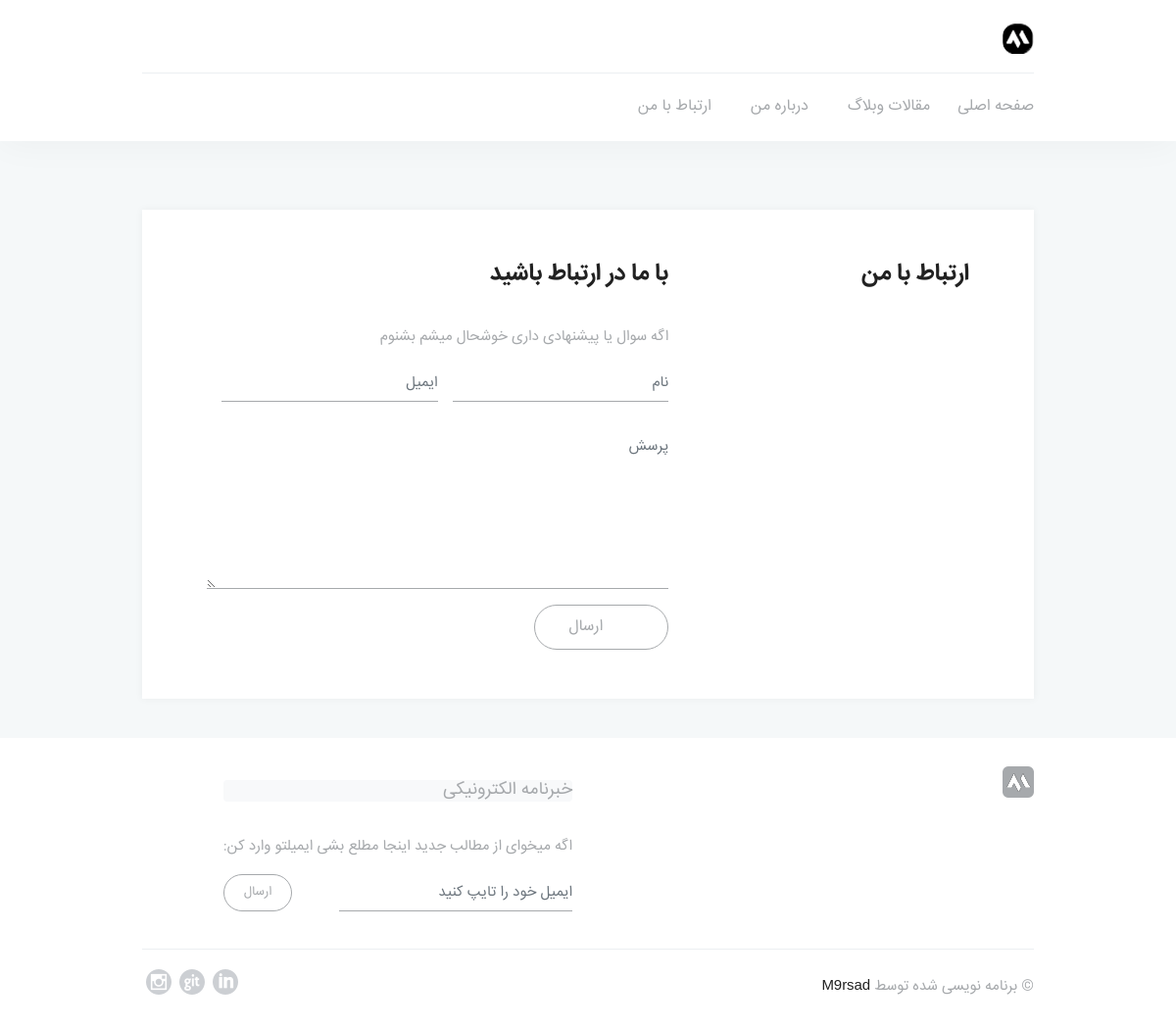
The app's page /contact_us, older data.
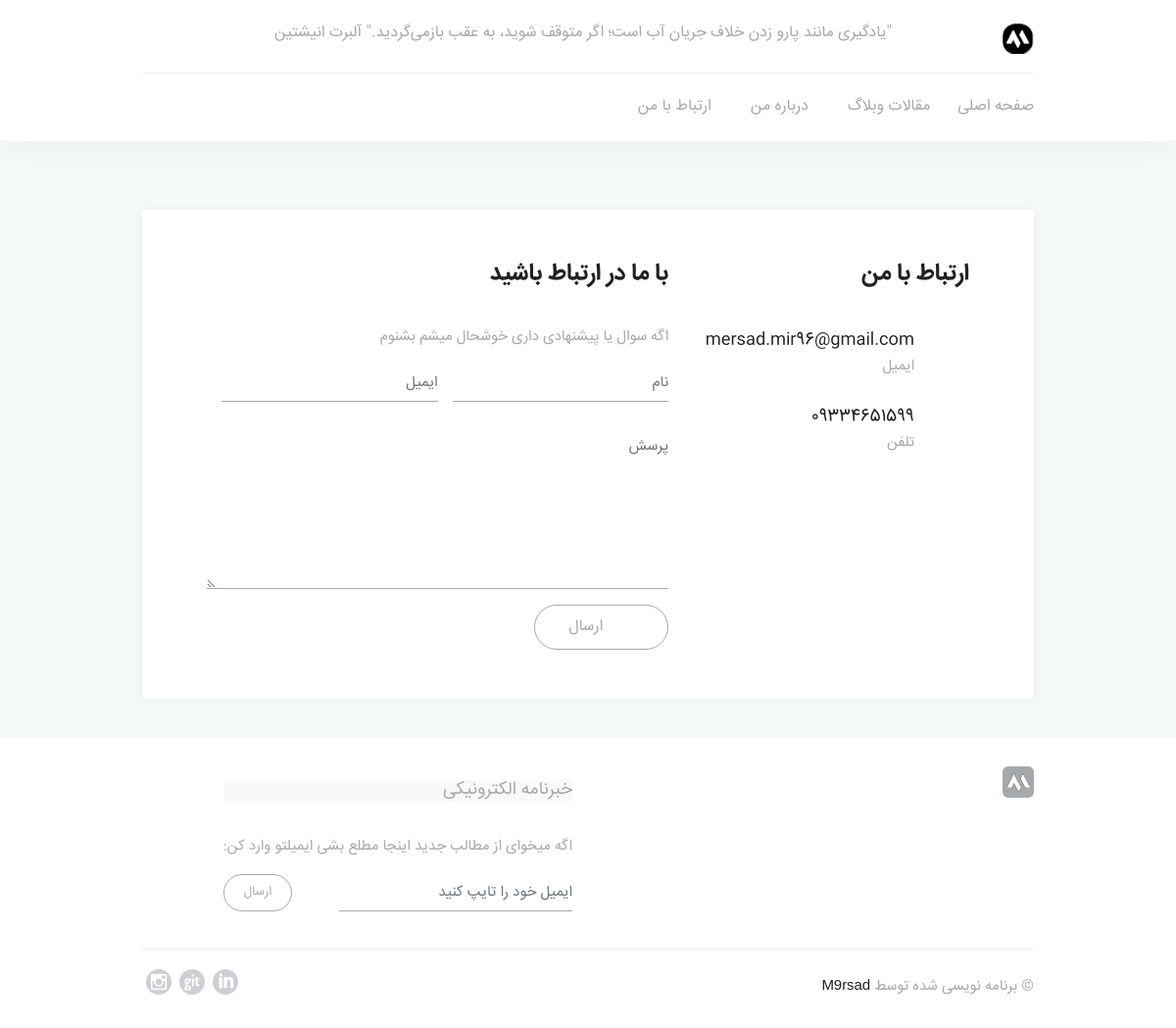
The same page, newer data.
### Index/models.py (models this page shows, shortened)
class HeaderBasement(models.Model):
    title = RichTextField(blank=True, null=True, verbose_name='عنوان')
    time_created = models.DateTimeField(auto_now_add=True)
    class Meta:
        verbose_name = 'عنوان بالای صفحه'
        verbose_name_plural = 'عنوان بالای صفحه'

### Account/models.py (models this page shows, shortened)
class CustomUser(models.Model):
    f_name = models.CharField(max_length=100, verbose_name='نام')
    l_name = models.CharField(max_length=100, verbose_name='نام خانوادگی')
    phone = models.CharField(max_length=14, unique=True, verbose_name='شماره تلفن')
    email = models.EmailField(verbose_name='ایمیل')
    linkedin = models.CharField(max_length=250, verbose_name='آدرس لینکدین')
    telegram = models.CharField(max_length=250, verbose_name='تلگرام')
    instagram = models.CharField(max_length=250, verbose_name='اینستاگرام')
    github = models.CharField(max_length=250, verbose_name='آدرس گیتهاب')
    about_me = RichTextField(verbose_name='درباه من(نمایش در بخش درباه من)')
    image = models.ImageField(upload_to='Account/images', null=True, blank=True, verbose_name='تصویر پروفایل')
    class Meta:
        verbose_name = 'اطلاعات من'
        verbose_name_plural = 'اطلاعات من'

### Index/views.py (the view)
# urls.py: path('contact_us', views.contact_us, name='contact_us'),
def contact_us(request):
    if request.method == 'POST':
        name = request.POST.get('name')
        email = request.POST.get('email')
        body = request.POST.get('body')
        created_at = request.POST.get('created_at')
        models.Inbox.objects.create(name=name, email=email, body=body, created_at=created_at)
    return render(request, 'contact_us.html')

### context_processors/context_processors.py (called while the page is built)
def all_categories(request):
    category = models.Category.objects.all()
    return {'all_categories': category}

def all_articles(request):
    all_articles = models.Article.objects.all().order_by('-created_time')
    for article in all_articles:
        created_time = article.created_time
        article.jalali = JalaliDate(datetime.date
                                    (created_time.year, created_time.month, created_time.day)).strftime('%c', 'fa')
        time_difference = timezone.now() - article.created_time
        article.time_difference = time_difference.total_seconds() // 3600
    return {'all_articles': all_articles}

def header(request):
    header_title = HeaderBasement.objects.all()
    return {'header_title': header_title}

def footer(request):
    footer_description = FooterBasement.objects.all()
    return {'footer_description': footer_description}

def admin_user(request):
    users = CustomUser.objects.all()
    return {'admin_user': users}

### Index/templates/contact_us.html (shortened to what this page needs)
{% extends 'base.html' %}
{% block content %}
    <main>
        <div class="container">
            <main class="row">
                <div class="col-12">
                    <section class="contact two-column-inside white-box">
                        <div class="contact-me">
                            <h2>ارتباط با من</h2>
                            {% for user in admin_user %}
                                <ul>
                                    <li>
                                        <i class="pe-7s-mail"></i>
                                        <div class="contact-me-right">
                                            <p>{{ user.email }}</p>
                                            <span class="contact-me-right-desc">ایمیل</span>
                                        </div>
                                    </li>
                                    <li>
                                        <i class="pe-7s-call"></i>
                                        <div class="contact-me-right">
                                            <p>{{ user.phone }}</p>
                                            <span class="contact-me-right-desc">تلفن</span>
                                        </div>
                                    </li>
                                </ul>
                            {% endfor %}
                        </div>
                        <div class="get-in-touch">
                            <h2>با ما در ارتباط باشید</h2>
                            <p class="font-primary">اگه سوال یا پیشنهادی داری خوشحال میشم بشنوم</p>
                            <form action="" method="post">
                                <input class="col-12 form-control" type="text" placeholder="نام" name="name">
                                <input class="col-12 form-control" type="email" placeholder="ایمیل" name="email">
                                <textarea class=" col-12 form-control" id="body" rows="6" placeholder="پرسش"
                                          name="body"></textarea>
                                <button type="submit" class="btn mt-3"><i class="pe-7s-paper-plane"></i> ارسال</button>
                            </form>
                        </div>
                    </section>
                </div>
        </div>
    </main>
{% endblock %}

### templates/includes/header.html (shortened to what this page needs)
{% load static %}
<header class="navbar-fixed-top">
    <div class="container">
        <div class="row">
            <div class="col-lg-12">
                <div class="header-top">
                    <div class="header-top-logo">
                        <a href="index.html" title="لوگو"><img src="{% static "img/logo.png" %}" alt="لوگو"
                                                               data-rjs="2"></a>
                    </div>
                    <div class="header-top-text">
                        <p>
                            {% for text in header_title %}
                                {{ text.title|safe }}
                            {% endfor %}
                        </p>
                    </div>
                    <nav class="header-top-nav">
                        <ul>
                            <li class="header-top-nav-search">
                                <a href="#" class="light-link" title="جستجو کردن"><i class="pe-7s-search"></i></a>
                            </li>
                        </ul>
                    </nav>
                </div>
            </div>
            <div class="col-lg-12">
                <nav class="header-nav">
                    <ul>
                        <li><a href="{% url 'index:index' %}" title="صفحه اصلی">صفحه اصلی</a></li>
                        <li class="dropdown">
                            <a href="#" class="dropdown-toggle" title="مقالات وبلاگ">مقالات وبلاگ</a>
                        </li>
                        <li><a href="{% url 'index:about_me' %}" title="درباره من">درباره من</a></li>
                        <li><a href="{% url 'index:contact_us' %}" title="ارتباط با من">ارتباط با من</a></li>
                    </ul>
                </nav>
            </div>
        </div>
    </div>
</header>

Row changes from the older to the newer data that the page shows:
added HeaderBasement: title "\"یادگیری مانند پارو زدن خلاف جریان آب است؛ اگر متوقف شوید، به عقب بازمی‌گردید.\" آلبرت انیشتین"
added CustomUser: email "mersad.mir96@gmail.com", phone "09334651599"
